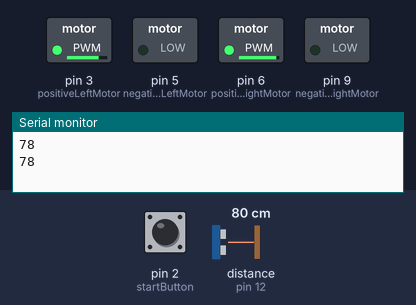
Recording of a sketch running on a simulated Arduino Uno, built with avr-gcc and run on an emulated ATmega328P. Shown: switched loads named in the sketch (green lamp = pin HIGH), the last lines printed to the serial monitor. Wiring (inferred from the names in the program): ultrasonic range finder: trigger pin 13; echo pin 12. Dashed ring = blinking. The inputs (shaded band) are chosen by the test bench; at power-on: distance to the obstacle (sensor on pin 12) 80 cm, pin 2 (startButton) LOW. The echo pulse lasts 58.3 µs per cm; pins used as bus, display or sensor lines are not drawn.

Above: at 3.6 s.
3.7 s: distance to the obstacle (sensor on pin 12) set to 21 cm
At 4.76 s:
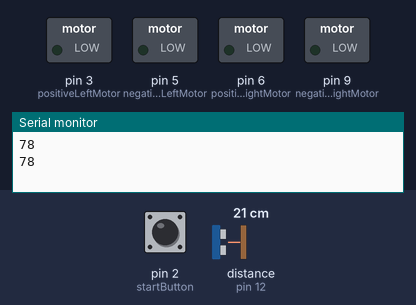
7.2 s: distance to the obstacle (sensor on pin 12) set to 17 cm
At 7.8 s:
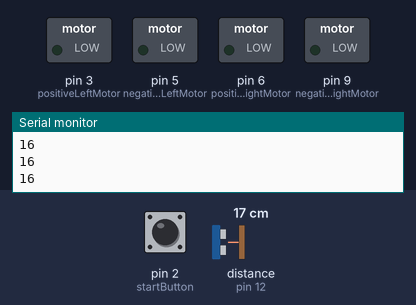
8.7 s: distance to the obstacle (sensor on pin 12) set to 14 cm
10.2 s: distance to the obstacle (sensor on pin 12) set to 11 cm
At 10.46 s:
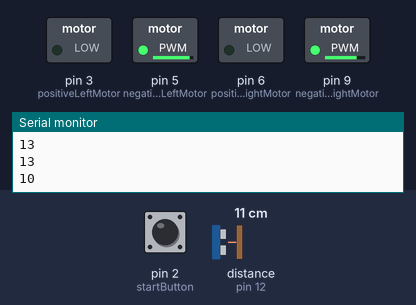
13.7 s: distance to the obstacle (sensor on pin 12) set to 18 cm
At 13.81 s:
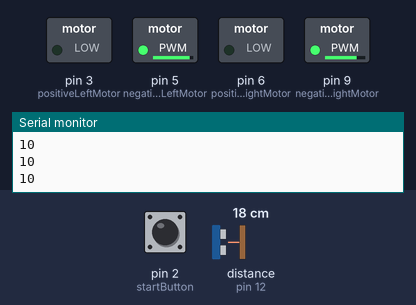
15.2 s: distance to the obstacle (sensor on pin 12) set to 2 cm
At 15.5 s:
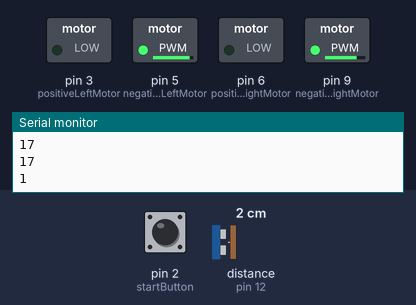
Timing chart, 0 to 19.7 s (numbered marks = the images above; inputs shaded):
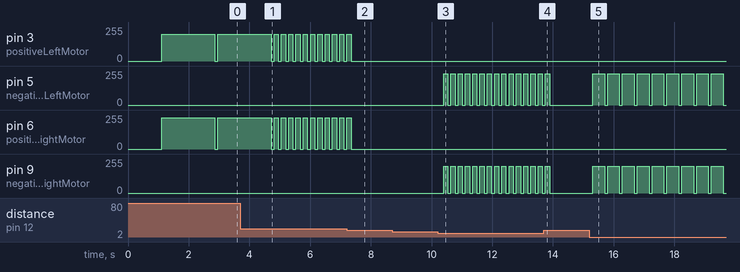

Measured:
- the behaviour switches between 20 and 19 cm on distance to the obstacle (sensor on pin 12) (found by bisection; images 1 and 2)
- the behaviour switches between 13 and 12 cm on distance to the obstacle (sensor on pin 12) (found by bisection; images 2 and 3)
- after the input at 3.7 s, pin 3 (positiveLeftMotor): alternates 200/255 for 0.14 s and 0/255 for 0.10 s, starting after 1.3 s; pin 6 (positiveRightMotor): alternates 236/255 for 0.14 s and 0/255 for 0.10 s, starting after 1.3 s
- after the input at 7.2 s, pin 3 (positiveLeftMotor), pin 6 (positiveRightMotor): goes on until 7.4 s, then stays 0/255
- after the input at 10.2 s, pin 5 (negativeLeftMotor): alternates 233/255 for 0.14 s and 0/255 for 0.10 s, starting after 0.20 s; pin 9 (negativeRightMotor): alternates 200/255 for 0.14 s and 0/255 for 0.10 s, starting after 0.20 s
- after the input at 13.7 s, pin 5 (negativeLeftMotor), pin 9 (negativeRightMotor): goes on until 13.9 s, then stays 0/255
- after the input at 15.2 s, pin 5 (negativeLeftMotor): alternates 233/255 for 0.39 s and 0/255 for 0.10 s, starting after 0.11 s; pin 9 (negativeRightMotor): alternates 200/255 for 0.39 s and 0/255 for 0.10 s, starting after 0.11 s

The sketch:

FencingRobotCar.ino
```cpp
#define LMOTORADJ 33
#define RMOTORADJ 36
int startButton = 2;
int positiveLeftMotor = 3;
int negativeLeftMotor = 5;
int positiveRightMotor = 6;
int negativeRightMotor = 9;
int echo = 12;
int trigger = 13;

// DC Motor Car Functions
void moveLeftForward(int);
void moveRightForward(int);
void moveBothForward(int, int);
void moveLeftBackward(int);
void moveRightBackward(int);
void moveBothBackward(int, int);
void moveBothForwardContinuously(int);
void rStopLeft();
void rStopRight();
void rStopBoth();
void moveHalfLeftForward();
void waitForButton();
int distanceMonitor();
void wallDetector();
void keepingDistance(int);

void setup() {
  // put your setup code here, to run once:
  pinMode (startButton, INPUT);
  pinMode (positiveLeftMotor,OUTPUT);
  pinMode (negativeLeftMotor,OUTPUT);
  pinMode (positiveRightMotor,OUTPUT);
  pinMode (negativeRightMotor,OUTPUT);
  pinMode (echo, INPUT);
  pinMode (trigger, OUTPUT);
  Serial.begin(9600);
}

void moveLeftForward(int pwr) {
  analogWrite (positiveLeftMotor,pwr);
  analogWrite (negativeLeftMotor, 0);
  return;
}

void moveRightForward(int pwr) {
  analogWrite (positiveRightMotor,pwr);
  analogWrite (negativeRightMotor,0);
  return;
}

void moveBothForward(int ms, int pwr) {
  moveLeftForward(pwr);
  //0.5 Voltage difference between the two motors, multiply by 100 and add to right (weaker) pwr to make the robot go straight
  moveRightForward(pwr+RMOTORADJ);
  delay(ms);
  rStopBoth();
  return;
}
//caliberated using 5.8 volts on DC driver
void moveBothForwardCm(int cm, int pwr) {
  int ms;
  float spd;
  if (pwr == 100){
    spd = 0.02;
    ms = cm/spd;
    moveLeftForward(pwr);
    //0.5 Voltage difference between the two motors, multiply by 100 and add to right (weaker) pwr to make the robot go straight
    moveRightForward(pwr+RMOTORADJ);
    delay(ms);
    rStopBoth();
  }
  else if(pwr == 162){
    spd = 0.027;
    ms = cm/spd;
    moveLeftForward(pwr);
    //0.5 Voltage difference between the two motors, multiply by 100 and add to right (weaker) pwr to make the robot go straight
    moveRightForward(pwr+RMOTORADJ);
    delay(ms);
    rStopBoth();
  }
  else if(pwr == 200){
    spd = 0.036;
    ms = cm/spd;
    moveLeftForward(pwr);
    //0.5 Voltage difference between the two motors, multiply by 100 and add to right (weaker) pwr to make the robot go straight
    moveRightForward(pwr+RMOTORADJ);
    delay(ms);
    rStopBoth();

  }


  return;
}
void moveBothBackwardCm(int cm, int pwr) {
  int ms;
  float spd;
  if (pwr == 100){
    spd = 0.02;
    ms = cm/spd;
    moveLeftBackward(pwr+LMOTORADJ);
    moveRightBackward(pwr);
    delay(ms);
    rStopBoth();

  }
  else if(pwr == 162){
    spd = 0.027;
    ms = cm/spd;
    moveLeftBackward(pwr+LMOTORADJ);
    moveRightBackward(pwr);
    delay(ms);
    rStopBoth();
  }
  else if(pwr == 200){
    spd = 0.036;
    ms = cm/spd;
    moveLeftBackward(pwr+LMOTORADJ);
    moveRightBackward(pwr);
    delay(ms);
    rStopBoth();
  }


  return;
}

void moveLeftBackward(int pwr){
  analogWrite (positiveLeftMotor,0);
  analogWrite (negativeLeftMotor,pwr);
  return;
}

void moveRightBackward(int pwr){
  analogWrite (positiveRightMotor,0);
  analogWrite (negativeRightMotor,pwr);
  return;
}

void moveBothBackward(int ms, int pwr){
  moveLeftBackward(pwr+LMOTORADJ);
  moveRightBackward(pwr);
  delay(ms);
  rStopBoth();
  return;
}

void rStopLeft(){
  digitalWrite (positiveLeftMotor,LOW);
  digitalWrite (negativeLeftMotor,LOW);
  return;
}

void rStopRight(){
  digitalWrite (positiveRightMotor,LOW);
  digitalWrite (negativeRightMotor,LOW);
  return;
}

void rStopBoth(){
  rStopLeft();
  rStopRight();
  return;
}

void moveHalfLeftForward(){
  analogWrite (positiveLeftMotor, 80);
  analogWrite (negativeLeftMotor, 0);
}
void moveBothForwardContinuously(int pwr){
  moveLeftForward(pwr);
  //0.5 Voltage difference between the two motors, multiply by 100 and add to right (weaker) pwr to make the robot go straight
  moveRightForward(pwr+50);
}
void waitForButton(){
  int buttonPress;
  buttonPress = digitalRead(startButton);
  while (buttonPress == HIGH){
    //Serial.println(buttonPress);
    buttonPress = digitalRead(startButton);
  }
  return;
}
void wallDetector(){
  long distance;
  waitForButton();

  while (1){

    distance = distanceMonitor();
    if (distance != 0) {
      Serial.println(distance);
    }
    else{
      //do nothing
    }

    //1>= distance <=10
    if ((distance >=1)&&(distance <=35)){
      rStopBoth();
    }
    else{
      moveBothForwardContinuously(150);
    }

  }
}

void keepingDistance(int fencingDistance){
  long distance;
  int spd = 200;
  long tolerance = 3;
  long delta;
  waitForButton();

  while (1){

    distance = distanceMonitor();
    delay(100);
    Serial.println(distance);
    delta = abs(distance - fencingDistance);
    if (delta > tolerance){
      //if the distance is far
      if (distance > fencingDistance){
        moveBothForwardCm(delta, spd);
      }
      //1>= distance <=10
      //if distance is close
      if ((distance >=1)&&(distance <= fencingDistance)){
        moveBothBackwardCm(delta, spd);
      }
      else{
        //if we see a 0, it stops
        rStopBoth();
      }

    }
    else{
      rStopBoth();
    }

  }
}

void loop() {
  waitForButton();
  delay(1000);


  while (1){
  keepingDistance(15);
  }

  /*moveBothForwardCm(20, 162);
  delay(1000);
  moveBothBackwardCm(10, 162);
  delay(1000);
  moveBothForwardCm(25, 162);
  delay(1000);
  moveBothBackwardCm(30, 162);
  delay(1000);
  */
}

int distanceMonitor(){


  long distance;
  //send pulse
  digitalWrite (trigger, LOW);
  delayMicroseconds (2);
  digitalWrite (trigger, HIGH);
  delayMicroseconds (20);
  digitalWrite (trigger, LOW);

  //wait for pulse to come back
  distance = pulseIn(echo, HIGH);
  distance /= 59;
  return distance;


}
```
